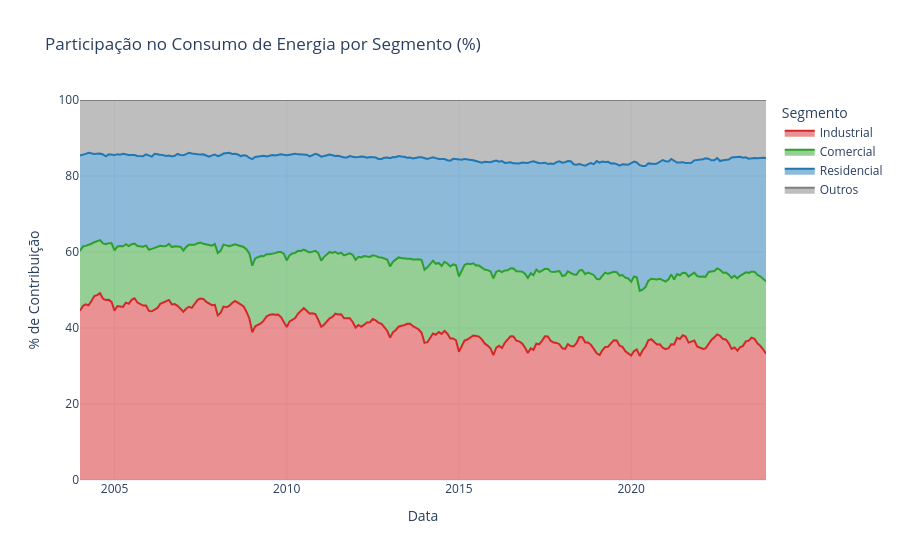

Notebook source saved alongside this figure:
### Markdown cell above
## 3. Comportamento por Segmento

### Code cell
df_mix = (consumo[~consumo['tipo_consumo'].isin(['Total', 'Cativo'])]
          .groupby(['data', 'tipo_consumo'])['consumo'].sum().reset_index())
 
df_pct = (df_mix.pivot(index='data', columns='tipo_consumo', values='consumo')
          .fillna(0).pipe(lambda d: d.divide(d.sum(axis=1), axis=0) * 100)
          .reset_index().melt(id_vars='data', var_name='tipo_consumo', value_name='percentual'))
 
fig = px.area(df_pct, x='data', y='percentual', color='tipo_consumo',
              title='Participação no Consumo de Energia por Segmento (%)',
              labels={'percentual': '% de Contribuição', 'data': 'Data', 'tipo_consumo': 'Segmento'},
              color_discrete_map={'Residencial': '#1f77b4', 'Industrial': '#d62728',
                                  'Comercial': '#2ca02c', 'Outros': '#7f7f7f'},
              category_orders={'tipo_consumo': ['Industrial', 'Comercial', 'Residencial', 'Outros']},
              template='plotly_white')
fig.update_layout(yaxis_range=[0, 100], hovermode='x unified')
fig.write_html('mix_segmentos.html')
fig.show()

### Figure 1 — Plotly figure (JSON) as saved in the notebook; plotly's stock layout.template omitted (floating-point values rounded to 4 significant figures; data arrays with more than 128 entries replaced by an {"elided": "..."} marker saying what was removed)
{"data": [{"fillpattern": {"shape": ""}, "hovertemplate": "Segmento=Industrial<br>Data=%{x}<br>% de Contribuição=%{y}<extra></extra>", "legendgroup": "Industrial", "line": {"color": "#d62728"}, "marker": {"symbol": "circle"}, "mode": "lines", "name": "Industrial", "orientation": "v", "showlegend": true, "stackgroup": "1", "type": "scatter", "x": {"elided": "240 str values"}, "xaxis": "x", "y": {"elided": "240 float values"}, "yaxis": "y"}, {"fillpattern": {"shape": ""}, "hovertemplate": "Segmento=Comercial<br>Data=%{x}<br>% de Contribuição=%{y}<extra></extra>", "legendgroup": "Comercial", "line": {"color": "#2ca02c"}, "marker": {"symbol": "circle"}, "mode": "lines", "name": "Comercial", "orientation": "v", "showlegend": true, "stackgroup": "1", "type": "scatter", "x": {"elided": "240 str values"}, "xaxis": "x", "y": {"elided": "240 float values"}, "yaxis": "y"}, {"fillpattern": {"shape": ""}, "hovertemplate": "Segmento=Residencial<br>Data=%{x}<br>% de Contribuição=%{y}<extra></extra>", "legendgroup": "Residencial", "line": {"color": "#1f77b4"}, "marker": {"symbol": "circle"}, "mode": "lines", "name": "Residencial", "orientation": "v", "showlegend": true, "stackgroup": "1", "type": "scatter", "x": {"elided": "240 str values"}, "xaxis": "x", "y": {"elided": "240 float values"}, "yaxis": "y"}, {"fillpattern": {"shape": ""}, "hovertemplate": "Segmento=Outros<br>Data=%{x}<br>% de Contribuição=%{y}<extra></extra>", "legendgroup": "Outros", "line": {"color": "#7f7f7f"}, "marker": {"symbol": "circle"}, "mode": "lines", "name": "Outros", "orientation": "v", "showlegend": true, "stackgroup": "1", "type": "scatter", "x": {"elided": "240 str values"}, "xaxis": "x", "y": {"elided": "240 float values"}, "yaxis": "y"}], "layout": {"hovermode": "x unified", "legend": {"title": {"text": "Segmento"}, "tracegroupgap": 0}, "title": {"text": "Participação no Consumo de Energia por Segmento (%)"}, "xaxis": {"anchor": "y", "domain": [0, 1], "title": {"text": "Data"}}, "yaxis": {"anchor": "x", "domain": [0, 1], "range": [0, 100], "title": {"text": "% de Contribuição"}}}}
